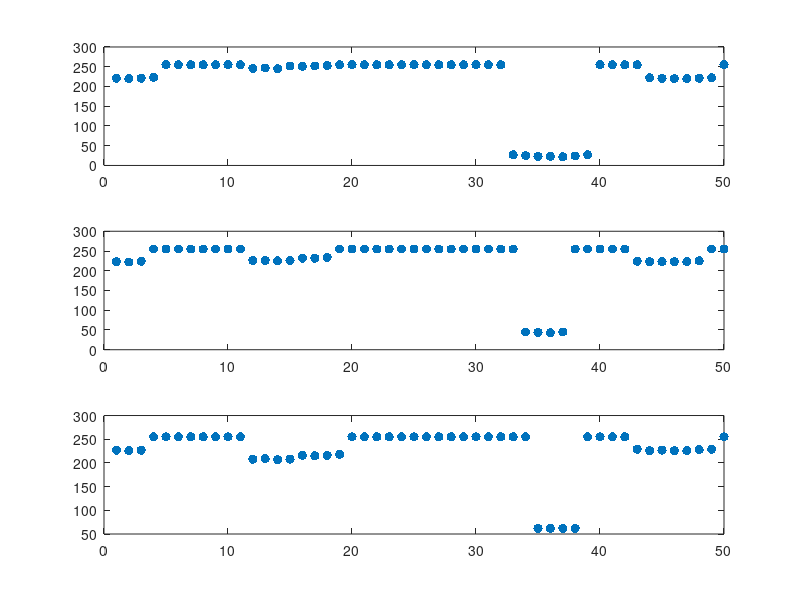
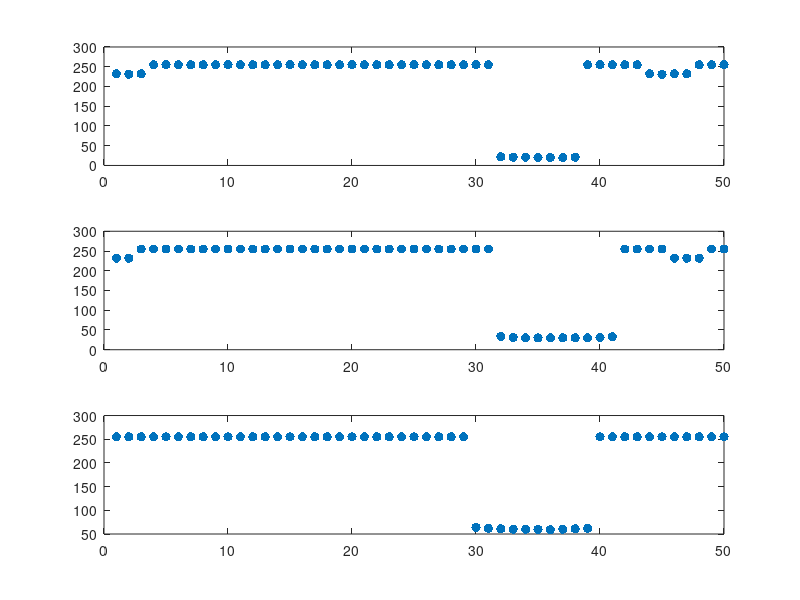
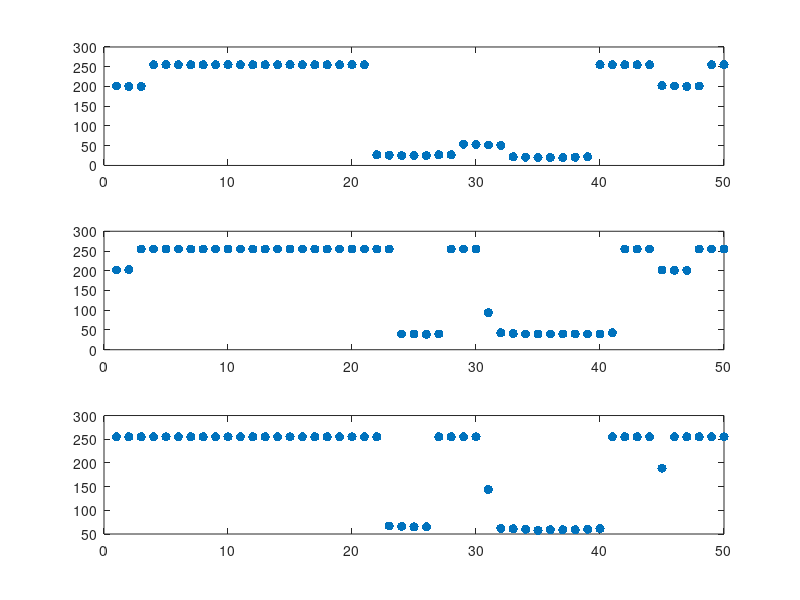

MATLAB code to generate these figures, in order:
close all
clear all

empty20cm1 = [255 255 255 255 255 255 255 143 142 55 54 54 54 110 110 110 111 113 255 178 179 255 255 255 254 253 252 253 151 151 142 142 142 137 136 136 135 135 135 135 130 132 139 139 140 223 224 255 255 255];
empty40cm1 = [228 227 230 255 255 255 255 255 255 255 225 225 225 225 230 232 231 232 255 255 255 255 255 255 255 255 255 255 255 255 255 255 255 45 44 44 44 255 255 255 255 255 228 227 228 227 228 255 255 255];
empty60cm1 = [225 226 233 255 255 255 255 255 255 255 210 207 207 209 208 216 217 217 220 255 255 255 255 255 255 255 255 255 255 255 255 255 255 61 61 61 255 255 255 255 255 227 225 224 225 225 226 255 255 255];
empty20cm2 = [221 220 221 223 255 255 255 255 255 255 255 246 247 245 252 251 252 253 255 255 255 255 255 255 255 255 255 255 255 255 255 255 27 25 23 23 22 24 27 255 255 255 255 222 221 220 220 221 222 255];
empty40cm2 = [223 222 224 255 255 255 255 255 255 255 255 226 226 225 226 232 232 234 255 255 255 255 255 255 255 255 255 255 255 255 255 255 255 45 44 43 45 255 255 255 255 255 224 223 223 223 223 225 255 255];
empty60cm2 = [227 226 227 255 255 255 255 255 255 255 255 208 209 207 208 216 215 216 218 255 255 255 255 255 255 255 255 255 255 255 255 255 255 255 62 62 62 62 255 255 255 255 229 226 227 226 226 228 229 255];

figure(1)
subplot(3,1,1)
plot(empty20cm2,'.','markersize',20)
subplot(3,1,2)
plot(empty40cm2,'.','markersize',20)
subplot(3,1,3)
plot(empty60cm2,'.','markersize',20)

wall20cm1 = [141 141 141 255 255 255 255 255 255 255 255 255 255 255 255 255 255 255 255 255 255 255 255 255 255 255 255 255 255 255 255 23 22 21 21 21 21 22 27 255 255 255 143 142 140 140 141 142 255 255];
wall40cm1 = [186 185 255 255 255 255 255 255 255 255 255 255 255 255 255 255 255 255 255 255 255 255 255 255 255 255 255 255 255 255 33 32 30 30 29 29 29 30 30 32 255 255 255 186 185 185 186 255 255 255];
wall60cm1 = [186 185 255 255 255 255 255 255 255 255 255 255 255 255 255 255 255 255 255 255 255 255 255 255 255 255 255 255 255 255 33 32 30 30 29 29 29 30 30 32 255 255 255 186 185 185 186 255 255 255];
wall20cm2 = [232 231 232 255 255 255 255 255 255 255 255 255 255 255 255 255 255 255 255 255 255 255 255 255 255 255 255 255 255 255 255 22 21 21 20 20 20 21 255 255 255 255 255 232 231 232 232 255 255 255];
wall40cm2 = [232 232 255 255 255 255 255 255 255 255 255 255 255 255 255 255 255 255 255 255 255 255 255 255 255 255 255 255 255 255 255 34 31 30 30 30 30 30 30 31 33 255 255 255 255 232 232 232 255 255];
wall60cm2 = [255 255 255 255 255 255 255 255 255 255 255 255 255 255 255 255 255 255 255 255 255 255 255 255 255 255 255 255 255 64 62 61 60 60 60 59 60 61 62 255 255 255 255 255 255 255 255 255 255 255];

figure(2)
subplot(3,1,1)
plot(wall20cm2,'.','markersize',20)
subplot(3,1,2)
plot(wall40cm2,'.','markersize',20)
subplot(3,1,3)
plot(wall60cm2,'.','markersize',20)

wallCylinderRobotBox20cm1 = [197 196 197 255 255 255 255 255 255 255 255 255 255 255 255 255 255 255 255 255 255 27 27 26 26 26 27 41 41 52 51 27 22 21 20 19 20 20 21 255 255 255 255 255 197 197 196 196 198 255];
wallCylinderRobotBox40cm1 = [202 201 255 255 255 255 255 255 255 255 255 255 255 255 255 255 255 255 255 255 255 255 44 43 42 42 42 43 255 255 255 96 43 41 41 40 40 40 41 41 43 255 255 255 202 202 203 202 255 255];
wallCylinderRobotBox60cm1 = [255 255 255 255 255 255 255 255 255 255 255 255 255 255 255 255 255 255 255 255 255 255 61 60 60 61 255 255 255 255 141 63 62 61 61 60 60 61 62 63 255 255 255 255 255 255 255 255 255 255];
wallCylinderRobotBox20cm2 = [201 200 200 255 255 255 255 255 255 255 255 255 255 255 255 255 255 255 255 255 255 27 26 25 25 25 27 27 54 53 52 51 22 21 20 20 20 21 22 255 255 255 255 255 202 201 200 201 255 255];
wallCylinderRobotBox40cm2 = [202 203 255 255 255 255 255 255 255 255 255 255 255 255 255 255 255 255 255 255 255 255 255 40 40 39 40 255 255 255 94 43 41 40 40 40 40 40 40 40 43 255 255 255 202 201 201 255 255 255];
wallCylinderRobotBox60cm2 = [255 255 255 255 255 255 255 255 255 255 255 255 255 255 255 255 255 255 255 255 255 255 67 66 65 65 255 255 255 255 144 62 61 60 58 59 59 59 60 61 255 255 255 255 189 255 255 255 255 255];

figure(3)
subplot(3,1,1)
plot(wallCylinderRobotBox20cm2,'.','markersize',20)
subplot(3,1,2)
plot(wallCylinderRobotBox40cm2,'.','markersize',20)
subplot(3,1,3)
plot(wallCylinderRobotBox60cm2,'.','markersize',20)

